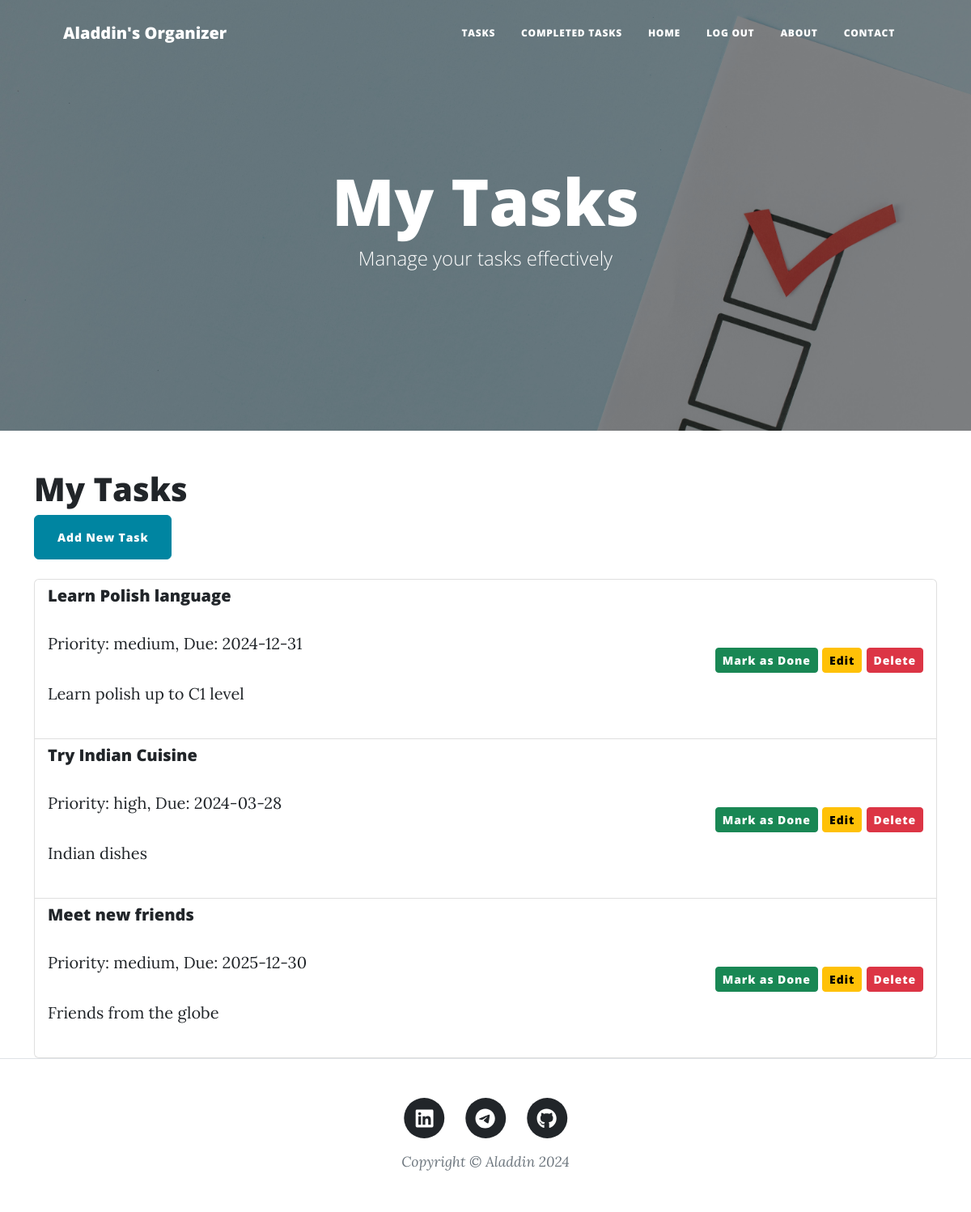
Page /tasks (signed in) on the committed database.
### main.py (models this page shows)
class Task(db.Model):
    __tablename__ = "tasks"
    id = mapped_column(Integer, primary_key=True)
    title = mapped_column(String(250), nullable=False)
    description = mapped_column(Text, nullable=True)
    due_date = mapped_column(String(250), nullable=False)
    priority = mapped_column(String(50), nullable=False)
    completed = mapped_column(db.Boolean, default=False)
    completed_date = mapped_column(String(250), nullable=True)
    creator_id = mapped_column(Integer, db.ForeignKey("users.id"))
    creator = relationship("User", back_populates="tasks")

### main.py (the view)
@app.route("/tasks")
def get_tasks():
    if not current_user.is_authenticated:
        return redirect(url_for('login'))
    tasks = Task.query.filter_by(creator_id=current_user.id, completed=False).all()
    return render_template("tasks.html", tasks=tasks, current_user=current_user)

### main.py (called while the page is built)
@login_manager.user_loader
def load_user(user_id):
    return db.get_or_404(User, user_id)

### templates/tasks.html
{% include "header.html" %}
<header class="masthead" style="background-image: url('../static/assets/img/tasks-bg.jpg')">
  <div class="container position-relative px-4 px-lg-5">
    <div class="row gx-4 gx-lg-5 justify-content-center">
      <div class="col-md-10 col-lg-8 col-xl-7">
        <div class="site-heading">
          <h1>My Tasks</h1>
          <span class="subheading">Manage your tasks effectively</span>
        </div>
      </div>
    </div>
  </div>
</header>
<div class="container mt-4">
    <h1>My Tasks</h1>
    <a href="{{ url_for('new_task') }}" class="btn btn-primary mb-4">Add New Task</a>
    <ul class="list-group">
        {% if tasks|length == 0 %}
        <li class="list-group-item">
            <p>No tasks to show. Add a new task!</p>
        </li>
        {% else %}
        {% for task in tasks %}
        <li class="list-group-item d-flex justify-content-between align-items-center">
            <div>
                <h5>{{ task.title }}</h5>
                <p>Priority: {{ task.priority }}, Due: {{ task.due_date }}</p>
                <p>{{ task.description }}</p>
            </div>
            <div>
                <form action="{{ url_for('complete_task', task_id=task.id) }}" method="post" style="display:inline;">
                    <button type="submit" class="btn btn-success btn-sm">Mark as Done</button>
                </form>
                <a href="{{ url_for('edit_task', task_id=task.id) }}" class="btn btn-warning btn-sm">Edit</a>
                <a href="{{ url_for('delete_task', task_id=task.id) }}" class="btn btn-danger btn-sm">Delete</a>
            </div>
        </li>
        {% endfor %}
        {% endif %}
    </ul>
</div>
{% include "footer.html" %}

### rows in the picture
Task: title "Learn Polish language", priority "medium", due_date "2024-12-31", description "Learn polish up to C1 level"
Task: title "Try Indian Cuisine", priority "high", due_date "2024-03-28", description "Indian dishes"
Task: title "Meet new friends", priority "medium", due_date "2025-12-30", description "Friends from the globe"
